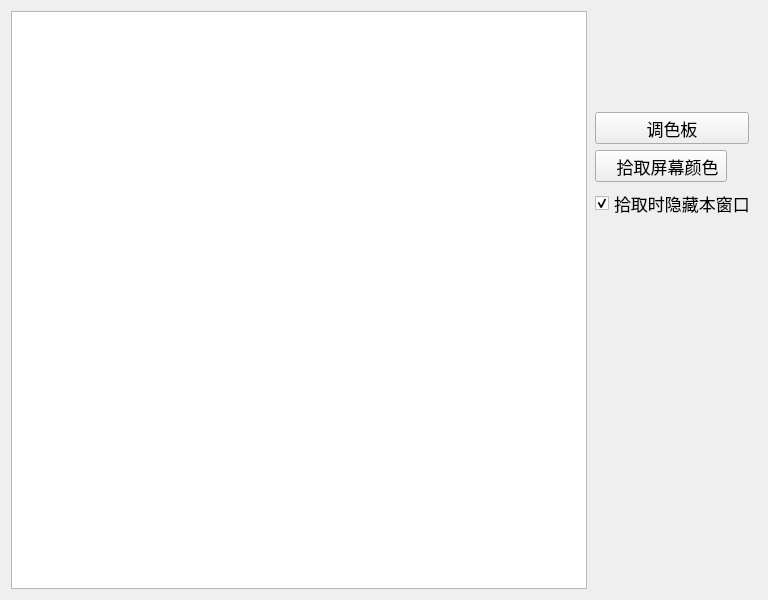
<?xml version="1.0" encoding="UTF-8"?>
<ui version="4.0">
 <class>ColorConvert</class>
 <widget class="QWidget" name="ColorConvert">
  <property name="geometry">
   <rect>
    <x>0</x>
    <y>0</y>
    <width>768</width>
    <height>600</height>
   </rect>
  </property>
  <property name="windowTitle">
   <string>Form</string>
  </property>
  <layout class="QGridLayout" name="gridLayout">
   <item row="0" column="0">
    <widget class="QTableWidget" name="tableWidgetColor"/>
   </item>
   <item row="0" column="1">
    <layout class="QVBoxLayout" name="verticalLayout" stretch="3,1,1,1,11">
     <property name="spacing">
      <number>6</number>
     </property>
     <property name="leftMargin">
      <number>2</number>
     </property>
     <property name="topMargin">
      <number>1</number>
     </property>
     <property name="rightMargin">
      <number>1</number>
     </property>
     <property name="bottomMargin">
      <number>2</number>
     </property>
     <item>
      <spacer name="verticalSpacer_2">
       <property name="orientation">
        <enum>Qt::Vertical</enum>
       </property>
       <property name="sizeHint" stdset="0">
        <size>
         <width>20</width>
         <height>40</height>
        </size>
       </property>
      </spacer>
     </item>
     <item>
      <widget class="QToolButton" name="toolButtonPal">
       <property name="minimumSize">
        <size>
         <width>154</width>
         <height>0</height>
        </size>
       </property>
       <property name="font">
        <font>
         <family>Microsoft YaHei</family>
         <pointsize>13</pointsize>
        </font>
       </property>
       <property name="text">
        <string>调色板</string>
       </property>
       <property name="toolButtonStyle">
        <enum>Qt::ToolButtonTextOnly</enum>
       </property>
      </widget>
     </item>
     <item>
      <widget class="QToolButton" name="toolButtonPick">
       <property name="font">
        <font>
         <family>Microsoft YaHei</family>
         <pointsize>13</pointsize>
        </font>
       </property>
       <property name="text">
        <string>   拾取屏幕颜色</string>
       </property>
       <property name="icon">
        <iconset resource="../../resource/qitools.qrc">
         <normaloff>:/colorpicker.png</normaloff>:/colorpicker.png</iconset>
       </property>
       <property name="toolButtonStyle">
        <enum>Qt::ToolButtonTextBesideIcon</enum>
       </property>
      </widget>
     </item>
     <item>
      <widget class="QCheckBox" name="checkBoxIsHideWindow">
       <property name="font">
        <font>
         <family>Microsoft YaHei</family>
         <pointsize>13</pointsize>
        </font>
       </property>
       <property name="text">
        <string>拾取时隐藏本窗口</string>
       </property>
       <property name="checked">
        <bool>true</bool>
       </property>
      </widget>
     </item>
     <item>
      <spacer name="verticalSpacer">
       <property name="orientation">
        <enum>Qt::Vertical</enum>
       </property>
       <property name="sizeHint" stdset="0">
        <size>
         <width>20</width>
         <height>40</height>
        </size>
       </property>
      </spacer>
     </item>
    </layout>
   </item>
  </layout>
 </widget>
 <resources>
  <include location="../../resource/qitools.qrc"/>
 </resources>
 <connections/>
</ui>
